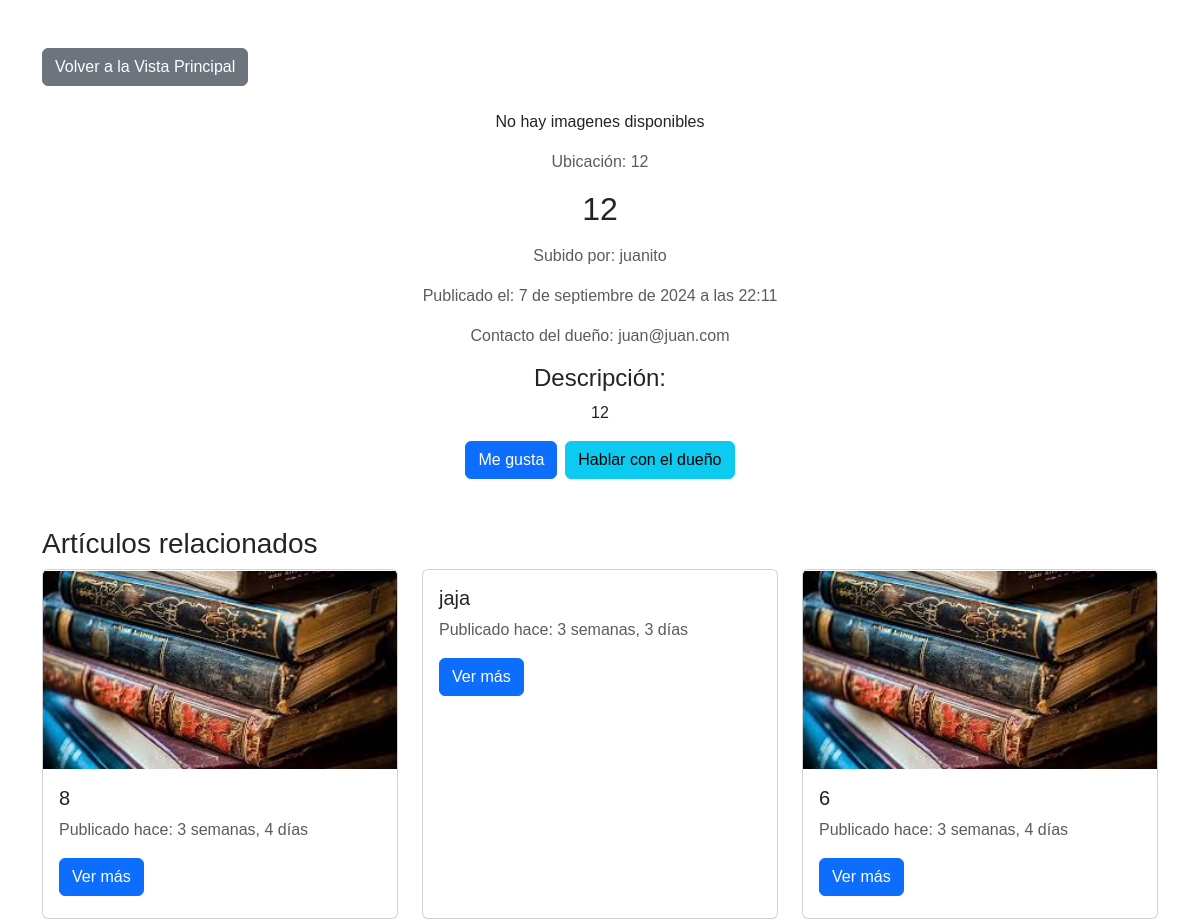
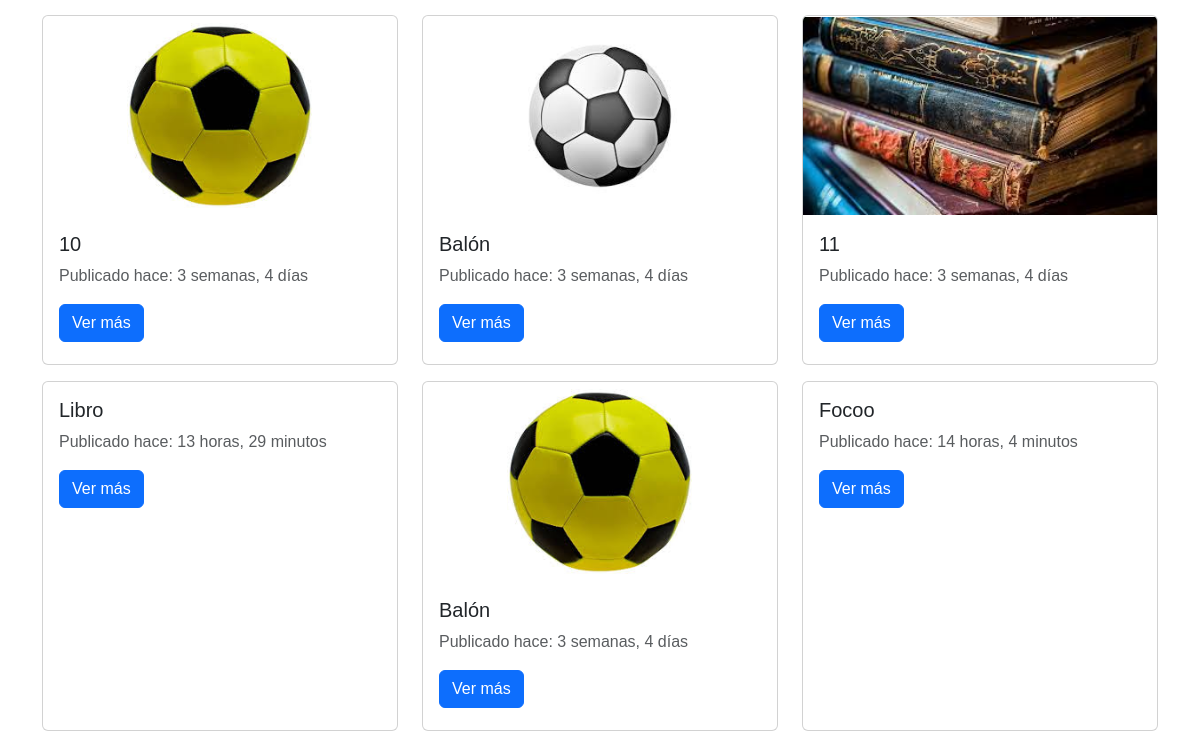
The page /articulo/13/ on the database as committed earlier (2 pictures, top to bottom).
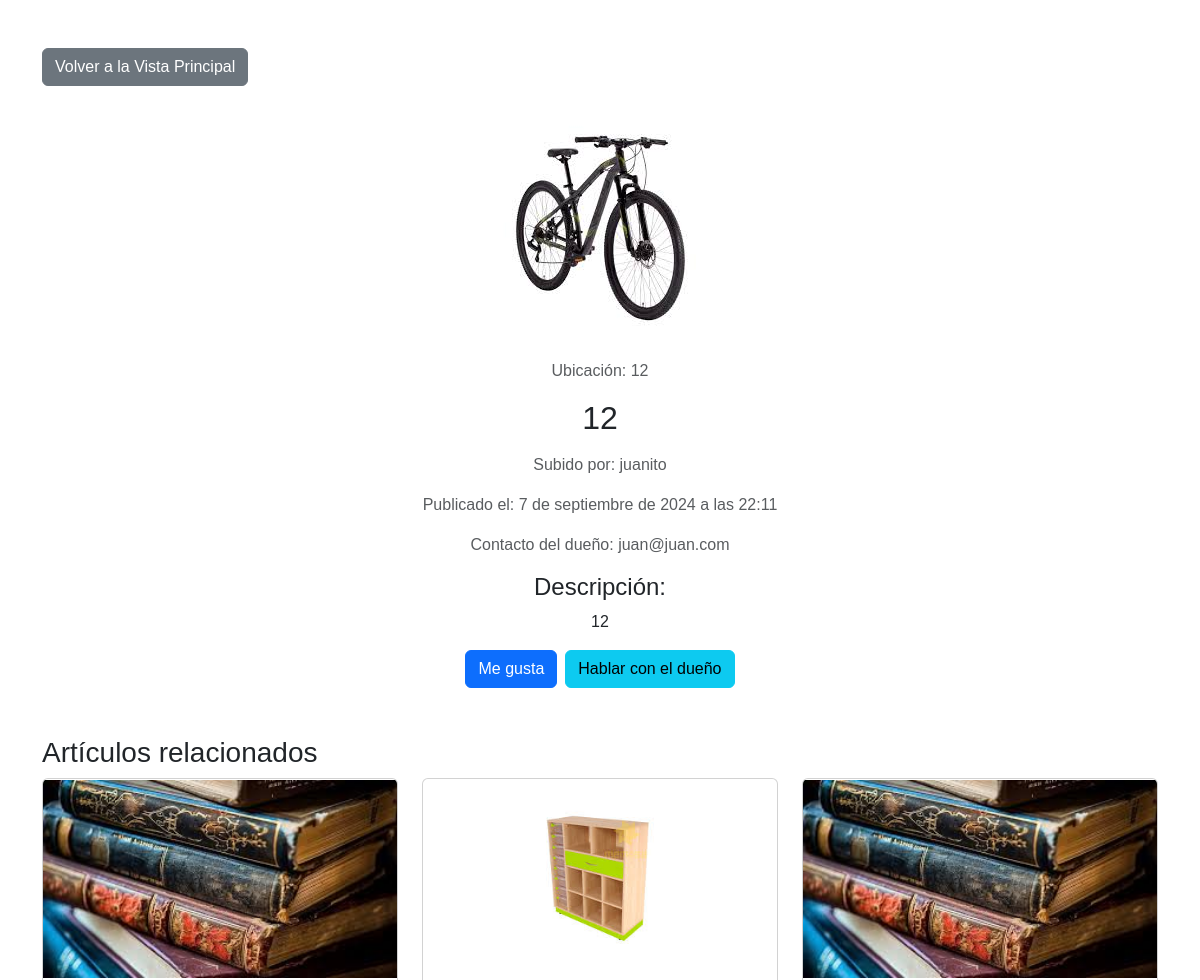
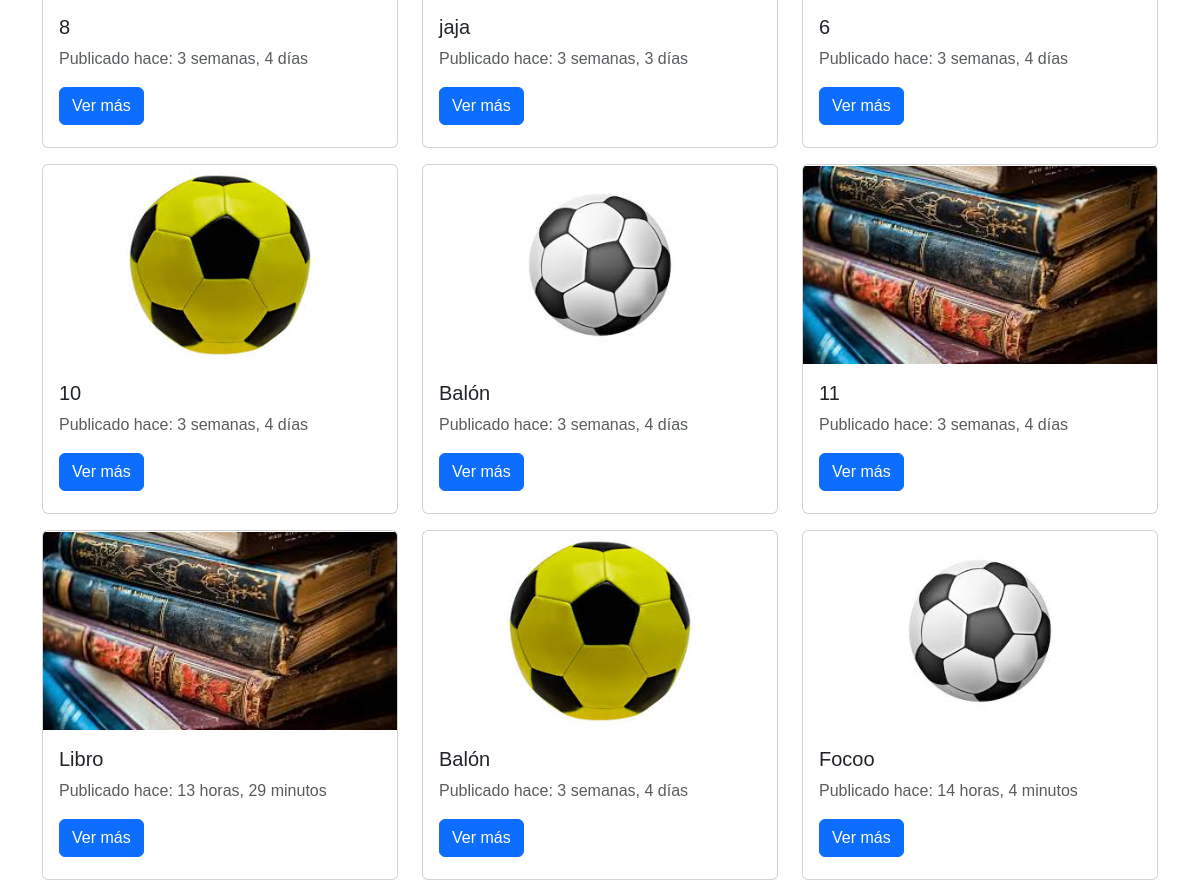
The same page on the database as committed later (2 pictures, top to bottom).
### core/models.py (models this page shows, shortened)
class Articulo(models.Model):
    nombre = models.CharField(max_length=100)
    descripcion = models.TextField()
    ubicacion = models.CharField(max_length=100)
    fecha_subida = models.DateTimeField(auto_now_add=True)
    fecha_actualizacion = models.DateTimeField(auto_now=True)
    imagen = models.ImageField(upload_to='articulos/', null=True, blank=True)
    usuario = models.ForeignKey(User, on_delete=models.CASCADE, null=False,blank=False)

### core/views.py (the view)
# urls.py: path('articulo/<int:pk>/', ArticuloDetailView.as_view(), name='articulo-detail'),
class ArticuloDetailView(DetailView):
    model = Articulo
    template_name = 'core/articulo_detail.html'
    context_object_name = 'articulo'
    def get_context_data(self, **kwargs):
        context = super().get_context_data(**kwargs)
        articulo = self.object
        related_articulos = Articulo.objects.exclude(pk=articulo.pk).order_by('?')[:9]  # 3 artículos aleatorios
        context['related_articulos'] = related_articulos
        for articulo in context['related_articulos']:
            articulo.tiempo_transcurrido = timesince(articulo.fecha_subida)  # Tiempo desde la subida
        return context

### core/templates/core/articulo_detail.html (shortened to what this page needs)
{% load static %}
<!DOCTYPE html>
<html lang="es">
  <head>
    <link rel="stylesheet" href="{% static 'core/styles/product-details.css' %}" />
    <link href="https://cdn.jsdelivr.net/npm/bootstrap@5.3.0-alpha1/dist/css/bootstrap.min.css" rel="stylesheet">
  </head>
  <body>
    <div class="container mt-5">
      <a href="{% url 'articulo-list' %}" class="btn btn-secondary mb-4">Volver a la Vista Principal</a>
      <div class="row justify-content-center">
          <div class="col-md-8 text-center">
              {% if articulo.imagen %}
              <img src="{{ articulo.imagen.url }}" class="img-fluid mb-4 zoom" alt="{{ articulo.nombre }}">
              {% else %}
              <p>No hay imagenes disponibles</p>
              {% endif %}
              <p class="text-muted">Ubicación: {{ articulo.ubicacion }}</p>
              <h2 class="mb-3">{{ articulo.nombre }}</h2>
              <p class="text-muted">Subido por: {{ articulo.usuario.username }}</p>
              <p class="text-muted">Publicado el: {{ articulo.fecha_subida }}</p>
              <p class="text-muted">Contacto del dueño: {{ articulo.usuario.email }}</p>
              <h4>Descripción:</h4>
              <p>{{ articulo.descripcion }}</p>
              <div class="d-flex justify-content-center">
                  <a href="#" class="btn btn-primary me-2">Me gusta</a>
                  <a href="#" class="btn btn-info">Hablar con el dueño</a>
              </div>
          </div>
      </div>
      <h3 class="mt-5">Artículos relacionados</h3>
      <div class="row">
          {% for related_articulo in related_articulos %}
          <div class="col-md-4">
              <div class="card mb-3">
                {% if related_articulo.imagen %}
                  <img src="{{ related_articulo.imagen.url }}" class="card-img-top" alt="{{ related_articulo.nombre }}">
                {% endif %}
                <div class="card-body">
                    <h5 class="card-title">{{ related_articulo.nombre }}</h5>
                    <p class="text-muted">Publicado hace: {{ related_articulo.tiempo_transcurrido }}</p>
                    <a href="{% url 'articulo-detail' related_articulo.id %}" class="btn btn-primary">Ver más</a>
                </div>
              </div>
          </div>
          {% empty %}
          <p>No hay artículos relacionados disponibles.</p>
          {% endfor %}
      </div>
    </div>
  </body>
</html>

Rows that differ between the two databases and show on the page:
changed Articulo "7 de septiembre de 2024 a las 22:11": imagen: picture added
changed Articulo "jaja": imagen: picture added
changed Articulo "Libro": imagen: picture added
changed Articulo "Focoo": imagen: picture added
Other text that changed with them:
text no longer shown: "No hay imagenes disponibles"
